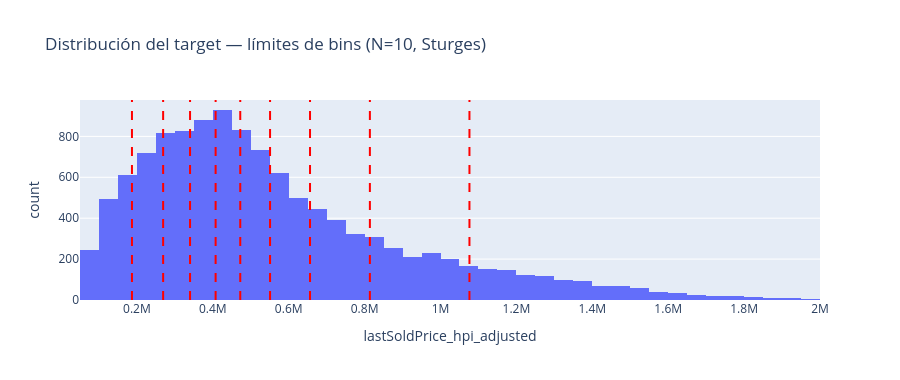

Source (notebook cell):
### Markdown cell above
---
## 3. Bins de Precio

> **Regla de Sturges**: `N_BINS = ceil(log2(n) + 1)`, acotado entre 4 y 10. Garantiza una granularidad proporcional al tamaño del dataset sin crear demasiadas clases minoritarias.

Se crean **quantile bins** uniformes sobre el target (`lastSoldPrice_hpi_adjusted`) que se usarán como estrato en el split posterior. La distribución resultante se visualiza con límites de corte superpuestos.

| Parámetro | Descripción |
|---|---|
| `N_BINS` | Número de bins calculado por la regla de Sturges |
| `price_bin` | Columna nueva con etiquetas Q1…Q10 |
| `edges` | Límites de cada bin (para visualización y referencia) |

### Code cell
# ── Número de bins: regla de Sturges, acotado entre 4 y 10 ───────────────────
n = len(df_train[target].dropna())
N_BINS = int(np.clip(np.ceil(np.log2(n) + 1), 4, 10))
print(f'N_BINS = {N_BINS}  (Sturges, n={n:,})')

bin_labels = [f'Q{i+1}' for i in range(N_BINS)]
df_train['price_bin'], edges = pd.qcut(
    df_train[target], q=N_BINS, labels=bin_labels,
    duplicates='drop', retbins=True,
)

dist = df_train['price_bin'].value_counts().sort_index()
for lbl, cnt in dist.items():
    idx = list(bin_labels).index(lbl)
    print(f'  {lbl}  [{edges[idx]:>9,.0f} – {edges[idx+1]:>9,.0f}]  n={cnt:,}  ({cnt/len(df_train)*100:.1f}%)')

# Distribución con límites de bins
fig = px.histogram(df_train, x=target, nbins=80,
                   title=f'Distribución del target — límites de bins (N={N_BINS}, Sturges)')
for edge in edges[1:-1]:
    fig.add_vline(x=edge, line_dash='dash', line_color='red')
fig.update_layout(height=380, showlegend=False)
fig.show()

### Figure 1 — Plotly figure (JSON) as saved in the notebook; plotly's stock layout.template omitted (floating-point values rounded to 4 significant figures; data arrays with more than 128 entries replaced by an {"elided": "..."} marker saying what was removed)
{"data": [{"bingroup": "x", "hovertemplate": "lastSoldPrice_hpi_adjusted=%{x}<br>count=%{y}<extra></extra>", "legendgroup": "", "marker": {"color": "#636efa", "pattern": {"shape": ""}}, "name": "", "nbinsx": 80, "orientation": "v", "showlegend": false, "type": "histogram", "x": {"elided": "11840 float values"}, "xaxis": "x", "yaxis": "y"}], "layout": {"barmode": "relative", "height": 380, "legend": {"tracegroupgap": 0}, "shapes": [{"line": {"color": "red", "dash": "dash"}, "type": "line", "x0": 186900.0, "x1": 186900.0, "xref": "x", "y0": 0, "y1": 1, "yref": "y domain"}, {"line": {"color": "red", "dash": "dash"}, "type": "line", "x0": 269100.0, "x1": 269100.0, "xref": "x", "y0": 0, "y1": 1, "yref": "y domain"}, {"line": {"color": "red", "dash": "dash"}, "type": "line", "x0": 340000.0, "x1": 340000.0, "xref": "x", "y0": 0, "y1": 1, "yref": "y domain"}, {"line": {"color": "red", "dash": "dash"}, "type": "line", "x0": 407400.0, "x1": 407400.0, "xref": "x", "y0": 0, "y1": 1, "yref": "y domain"}, {"line": {"color": "red", "dash": "dash"}, "type": "line", "x0": 472300.0, "x1": 472300.0, "xref": "x", "y0": 0, "y1": 1, "yref": "y domain"}, {"line": {"color": "red", "dash": "dash"}, "type": "line", "x0": 550800.0, "x1": 550800.0, "xref": "x", "y0": 0, "y1": 1, "yref": "y domain"}, {"line": {"color": "red", "dash": "dash"}, "type": "line", "x0": 656100.0, "x1": 656100.0, "xref": "x", "y0": 0, "y1": 1, "yref": "y domain"}, {"line": {"color": "red", "dash": "dash"}, "type": "line", "x0": 813900.0, "x1": 813900.0, "xref": "x", "y0": 0, "y1": 1, "yref": "y domain"}, {"line": {"color": "red", "dash": "dash"}, "type": "line", "x0": 1076000.0, "x1": 1076000.0, "xref": "x", "y0": 0, "y1": 1, "yref": "y domain"}], "showlegend": false, "title": {"text": "Distribución del target — límites de bins (N=10, Sturges)"}, "xaxis": {"anchor": "y", "domain": [0, 1], "title": {"text": "lastSoldPrice_hpi_adjusted"}}, "yaxis": {"anchor": "x", "domain": [0, 1], "title": {"text": "count"}}}}
